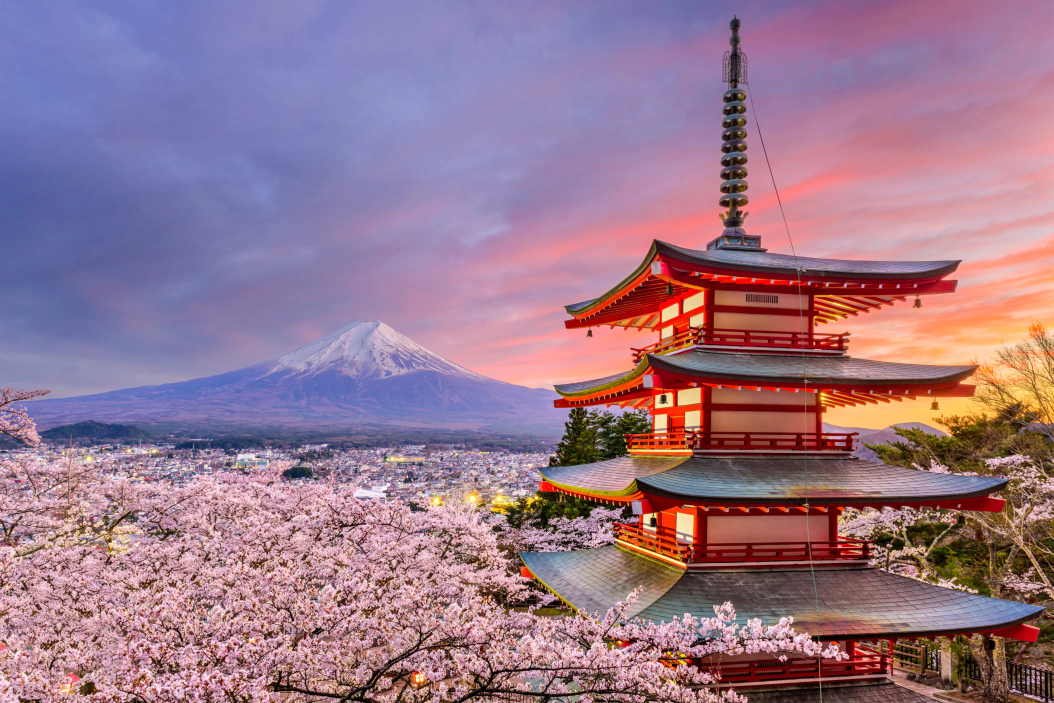
#> input picture Obrazok.png, 2107 x 1406 px (shown at 1/2 size)
$ python floyd-steinbergdithering.py
#> lines starting #> are read from the running program, lines starting #| are printed output that depends on the picture
from PIL import Image
img1 = Image.open("Obrazok.png")
#> img1 is the input picture: PIL image 2107x1406 RGB; mean R, G, B 153, 119.6, 139.2
img1 = img1.resize((700,500))
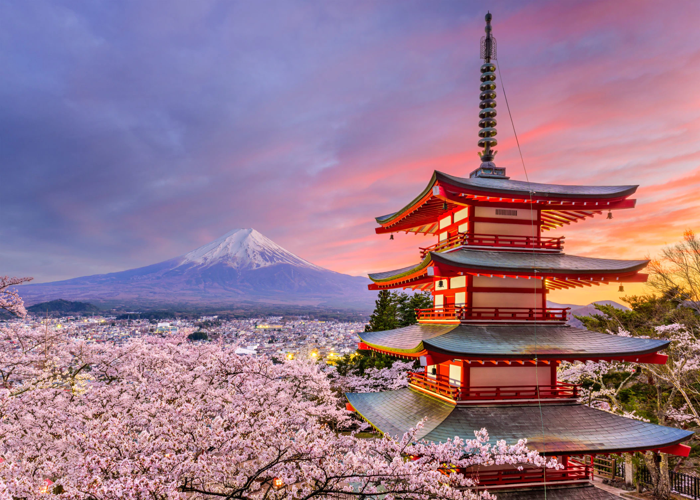
#> img1: PIL image 700x500 RGB; mean R, G, B 153, 119.6, 139.2
img = Image.new("RGB",(1400,500),(250,250,250))
#> img: PIL image 1400x500 RGB; every value is 250
img.paste(img1,(0,0))
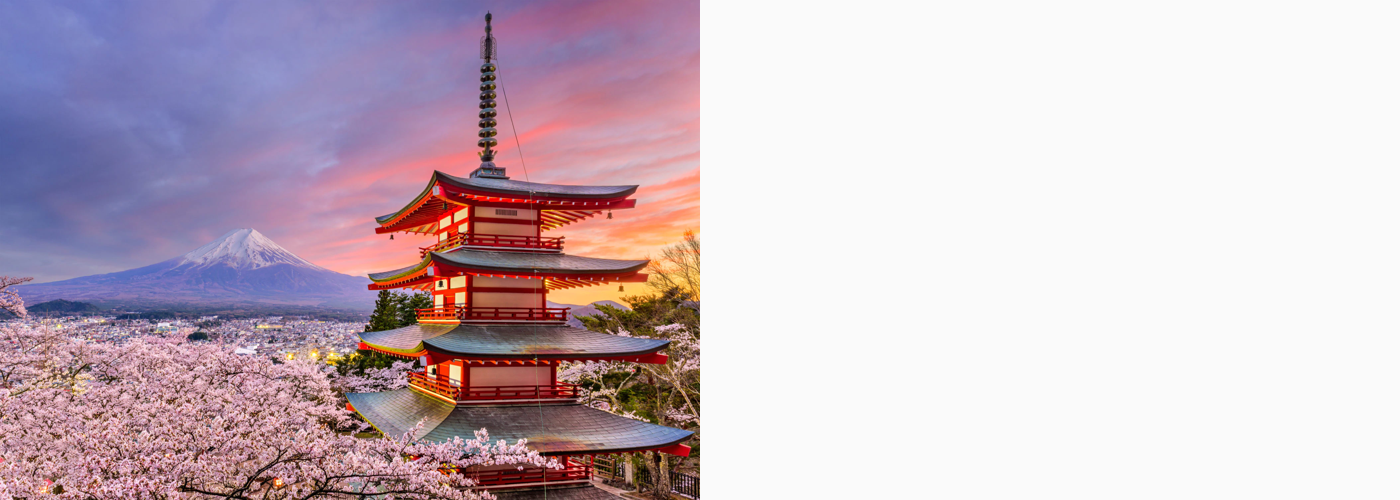
#> img: PIL image 1400x500 RGB; mean R, G, B 201.5, 184.8, 194.6
pix1 = img1.load()
# [4 lines of commented-out code are left out]
for y in range(0,img1.size[1]-1):
    for x in range(1,img1.size[0]-1):
        oldred = int(pix1[x,y][0])
        oldgreen = int(pix1[x,y][1])
        oldblue = int(pix1[x,y][2])
        newred = round(oldred/255)*(255)
        newgreen = round(oldgreen/255)*(255)
        newblue = round(oldblue/255)*(255)
        pix1[x,y] = (newred,newgreen,newblue)
        errR = float(oldred - newred)
        errG = float(oldgreen - newgreen)
        errB = float(oldblue - newblue)
        c = (pix1[x+1,y])
        r = float(c[0])
        g = float(c[1])
        b = float(c[2])
        r = int(r + errR * 7/16.0)
        g = int(g + errR * 7/16.0)
        b = int(b + errB * 7/16.0)
        pix1[x+1,y] = (r,g,b)
        c = (pix1[x-1,y+1])
        r = float(c[0])
        g = float(c[1])
        b = float(c[2])
        r = int(r + errR * 3/16.0)
        g = int(g + errR * 3/16.0)
        b = int(b + errB * 3/16.0)
        pix1[x-1,y+1] = (r,g,b)

        c = (pix1[x,y+1])
        r = float(c[0])
        g = float(c[1])
        b = float(c[2])
        r = int(r + errR * 5/16.0)
        g = int(g + errR * 5/16.0)
        b = int(b + errB * 5/16.0)
        pix1[x,y+1] = (r,g,b)

        c = (pix1[x+1,y+1])
        r = float(c[0])
        g = float(c[1])
        b = float(c[2])
        r = int(r + errR * 1/16.0)
        g = int(g + errR * 1/16.0)
        b = int(b + errB * 1/16.0)
        pix1[x+1,y+1] = (r,g,b)
img.paste(img1,(700,0))
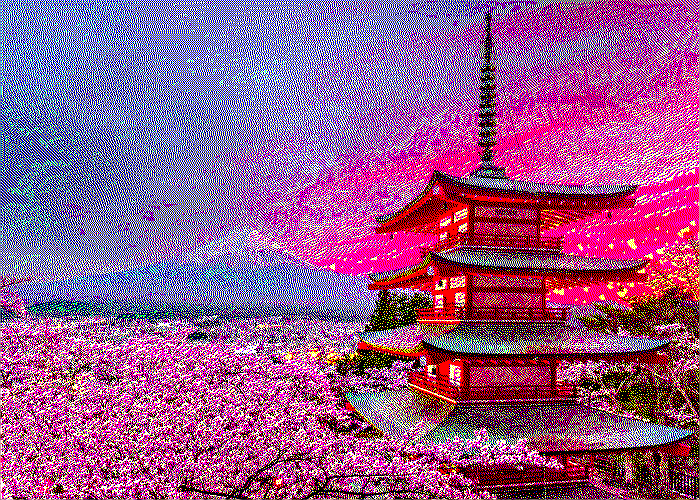
#> img1: PIL image 700x500 RGB; mean R, G, B 151, 88.2, 137.4
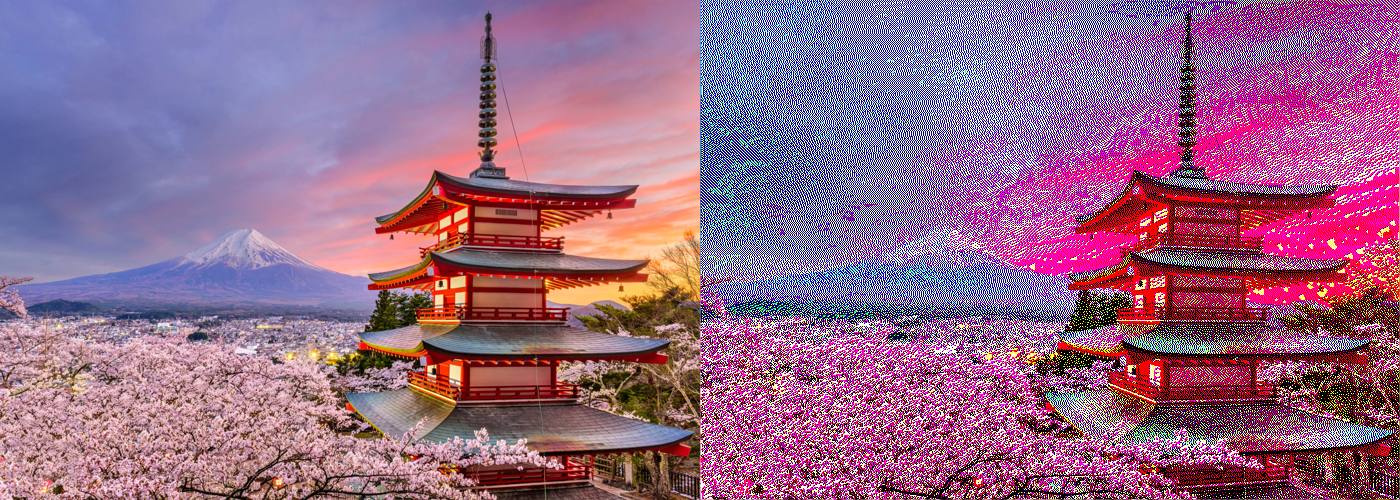
#> img: PIL image 1400x500 RGB; mean R, G, B 152, 103.9, 138.3
img.show()
#img.paste(img2,(700,0))
#img.show()
